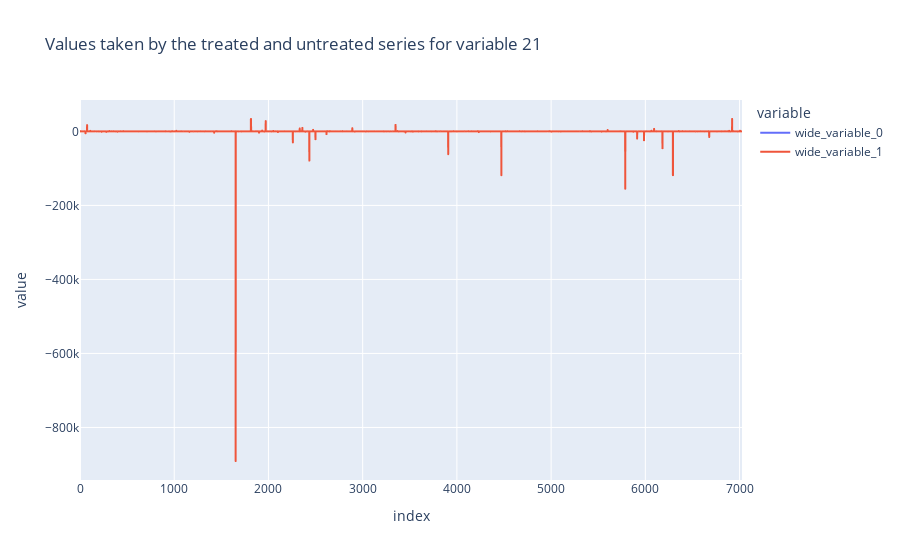

Write notebook code for a chart like this one.
### Markdown cell above
To really understand and see how we have affected the variable repartition remove the orange curve (treated data) by clicking on the panel on the right

### Code cell
pex.line(y=[rawdata['X21'],treatedData['X21']],title="Values taken by the treated and untreated series for variable 21")

### Figure 1 — Plotly figure (JSON) as saved in the notebook; plotly's stock layout.template omitted (floating-point values rounded to 4 significant figures; data arrays with more than 128 entries replaced by an {"elided": "..."} marker saying what was removed)
{"data": [{"hovertemplate": "variable=wide_variable_0<br>index=%{x}<br>value=%{y}<extra></extra>", "legendgroup": "wide_variable_0", "line": {"color": "#636efa", "dash": "solid"}, "mode": "lines", "name": "wide_variable_0", "showlegend": true, "type": "scattergl", "x": {"elided": "7027 int values"}, "xaxis": "x", "y": {"elided": "7027 float values"}, "yaxis": "y"}, {"hovertemplate": "variable=wide_variable_1<br>index=%{x}<br>value=%{y}<extra></extra>", "legendgroup": "wide_variable_1", "line": {"color": "#EF553B", "dash": "solid"}, "mode": "lines", "name": "wide_variable_1", "showlegend": true, "type": "scattergl", "x": {"elided": "7027 int values"}, "xaxis": "x", "y": {"elided": "7027 float values"}, "yaxis": "y"}], "layout": {"legend": {"title": {"text": "variable"}, "tracegroupgap": 0}, "title": {"text": "Values taken by the treated and untreated series for variable 21"}, "xaxis": {"anchor": "y", "domain": [0, 1], "title": {"text": "index"}}, "yaxis": {"anchor": "x", "domain": [0, 1], "title": {"text": "value"}}}}
